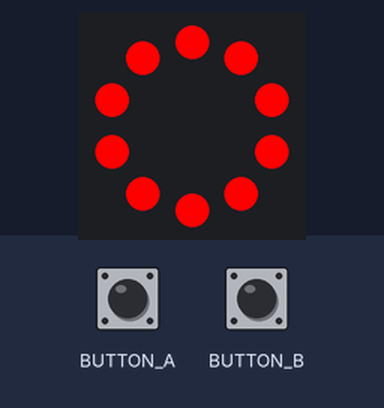
A program run on a simulated Circuit Playground running CircuitPython. On the bench: the board's ring of 10 RGB LEDs (number 0 left of the top, counting anticlockwise). The inputs (shaded band) are chosen by the test bench.

Above: at 1.2 s.
1.3 s: button A pressed for 1 s
At 2.6 s:
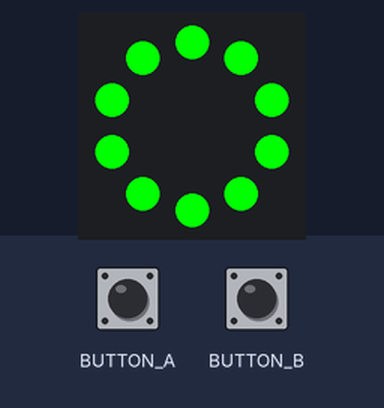
3.8 s: button B pressed for 3.2 s
At 7.7 s:
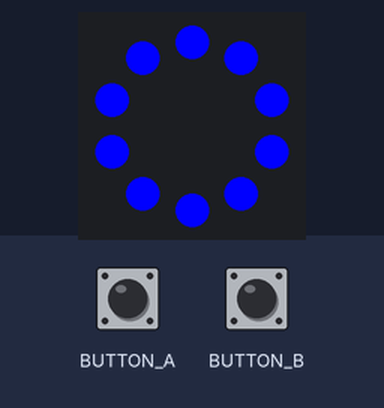
8.5 s: button B pressed for 0.15 s
At 9.7 s:
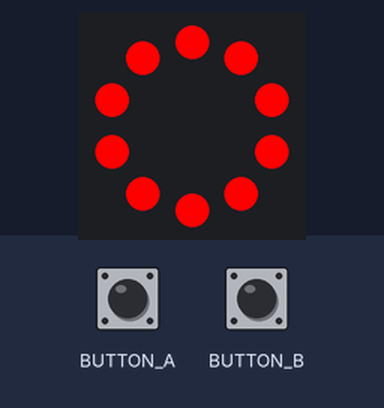
10.1 s: button B pressed for 1 s
At 11.7 s:
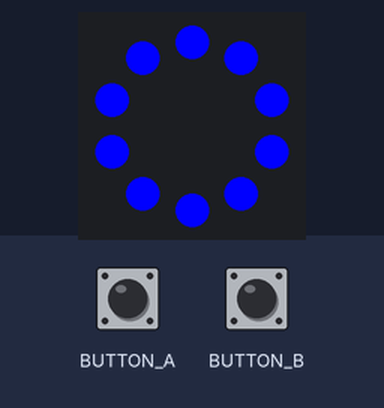
Timing chart, 0 to 13.2 s (numbered marks = the images above; inputs shaded):
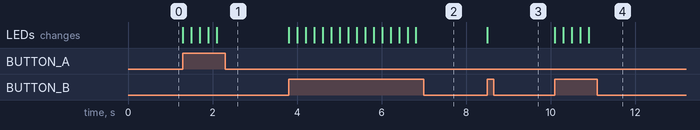

Measured:
- after the input at 1.3 s, the LEDs: first change at once (image 1 shows a later state)
- after the input at 3.8 s, the LEDs: change at once (image 2)
- after the input at 8.5 s, the LEDs: change at once (image 3)
- after the input at 10.1 s, the LEDs: first change at once (image 4 shows a later state)

The program:

estados_y_colores.py
```python
import time
from adafruit_circuitplayground import cp # Instancia de una clase cp que específicamente hace referencia ala CPX

# Nota: Diferencia entre variable y objeto.

# Variables: Son etiquetas o nombres que referencian a objetos.
# Objetos: Son instancias de tipos de datos que contienen el valor y tienen comportamientos definidos por su tipo.

# Lista de colores en formato RGB
colors = [(255, 0, 0), (0, 255, 0), (0, 0, 255)]  # Rojo, Verde, Azul
current_color = 0  # Índice del color actual

def update_color():
    cp.pixels.fill(colors[current_color])

update_color()  # Inicializa con el primer color

while True:
    if cp.button_a:  # Si se presiona el botón A
        current_color = (current_color - 1) % len(colors)  # Cambia al color anterior
        # La función len obtiene la cantidad de elementos que tiene un objeto.
        # En otros lenguajes de programación es length supongo que de ahí el nombre.
        update_color()
        time.sleep(0.2)  # Pequeña pausa para evitar cambios múltiples con un solo toque

    if cp.button_b:  # Si se presiona el botón B
        current_color = (current_color + 1) % len(colors)  # Cambia al siguiente color
        update_color()
        time.sleep(0.2)  # Pequeña pausa para evitar cambios múltiples con un solo toque
```
